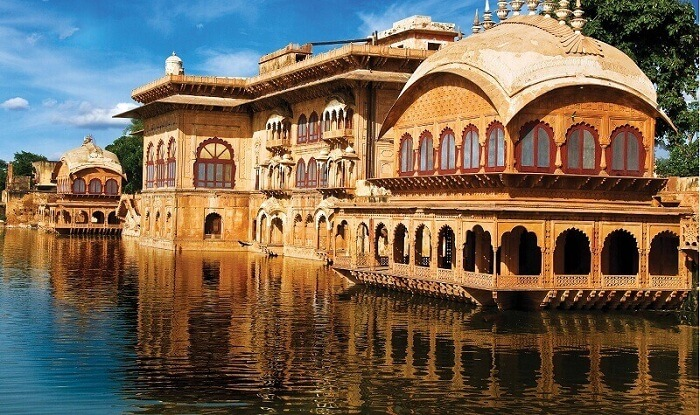
#> input picture place.jpg, 700 x 415 px
$ python ORB_algorithm.py
#> lines starting #> are read from the running program, lines starting #| are printed output that depends on the picture
import cv2
import numpy

image = cv2.imread('place.jpg', cv2.IMREAD_GRAYSCALE)
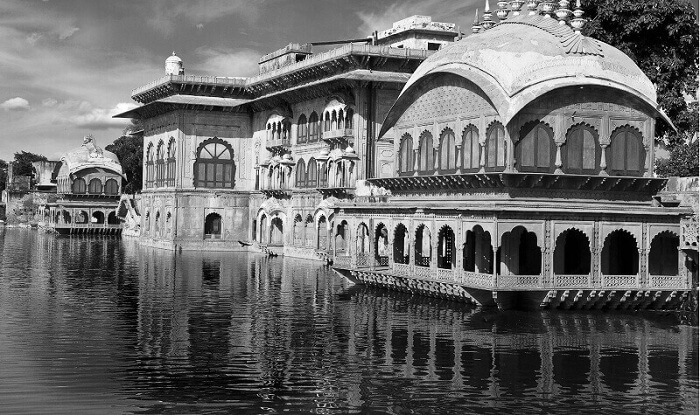
#> image: shape (415, 700); min 0, max 255, mean 104.1

orb = cv2.ORB_create(1000, 1.2)

keypoints, descriptors = orb.detectAndCompute(image, None)
#> keypoints = 1000 keypoints; strongest (x, y, size): (430, 43, 31), (428, 44, 31), (331, 161, 31), (343, 162, 31)
print("no of keypoints detedcted: ", len(keypoints))
#| no of keypoints detedcted:  1000

image = cv2.drawKeypoints(image, keypoints, None, flags = cv2.DRAW_MATCHES_FLAGS_DRAW_RICH_KEYPOINTS)
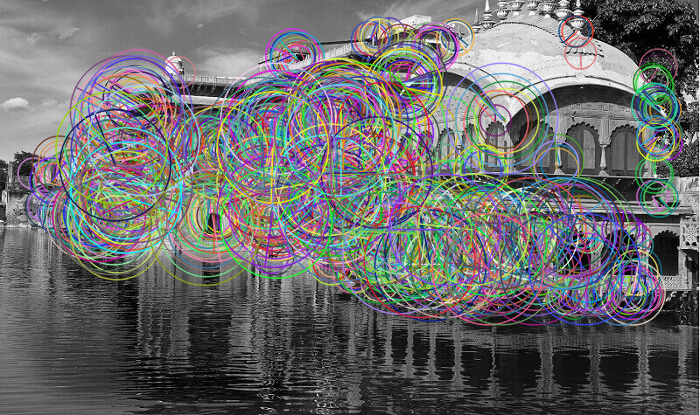
#> image: shape (415, 700, 3); mean of channels 0, 1, 2 107.4, 107.2, 107.1; drawn as B, G, R

cv2.imwrite("ORB.jpg", image)

$ run again, with PM.jpg copied over place.jpg
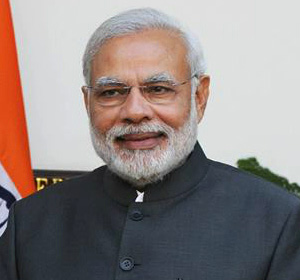
#> input picture PM.jpg, 300 x 280 px
#> `image = cv2.imread('place.jpg', cv2.IMREAD_GRAYSCALE)`:
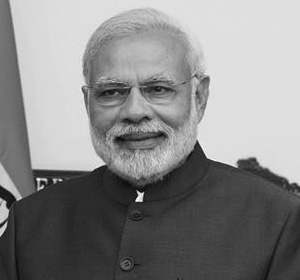
#> image: shape (280, 300); min 2, max 255, mean 135.4
#> keypoints = 773 keypoints; strongest (x, y, size): (138, 193, 31), (136, 200, 31), (38, 179, 31), (140, 199, 37.2)
#| no of keypoints detedcted:  773
#> `image = cv2.drawKeypoints(image, keypoints, None, flags = cv2.DRAW_MAT..`:
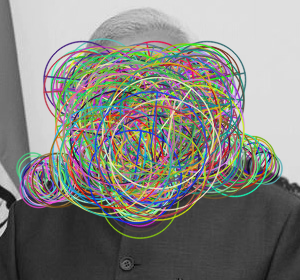
#> image: shape (280, 300, 3); mean of channels 0, 1, 2 127.6, 132.8, 132.6; drawn as B, G, R

$ run again, with circle.jpg copied over place.jpg
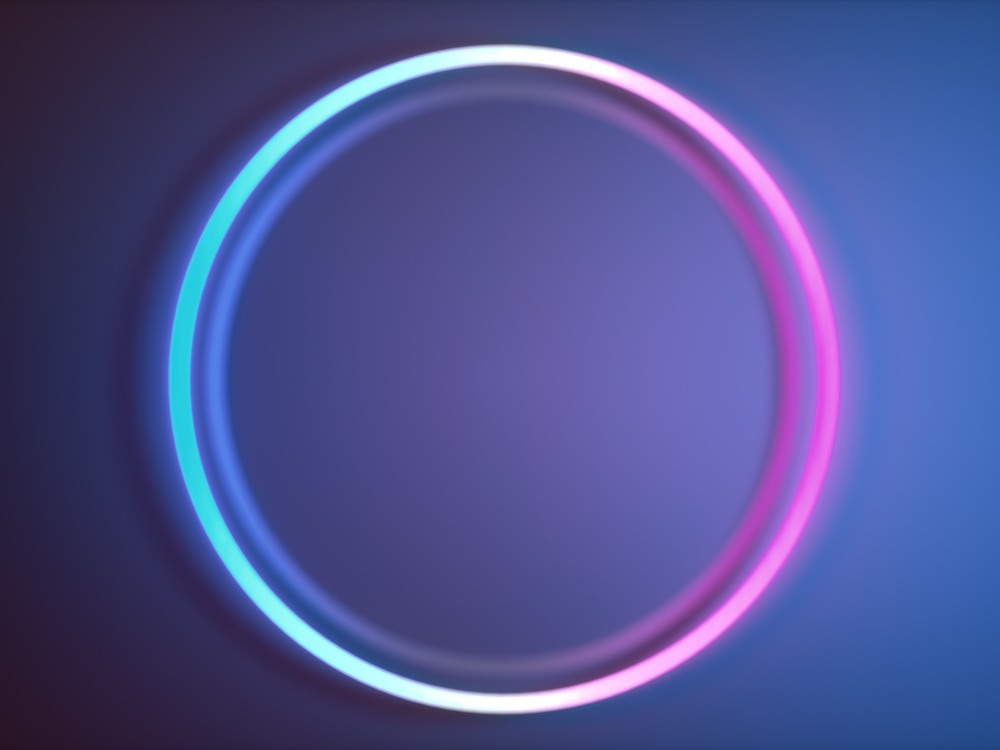
#> input picture circle.jpg, 1000 x 750 px
#> `image = cv2.imread('place.jpg', cv2.IMREAD_GRAYSCALE)`:
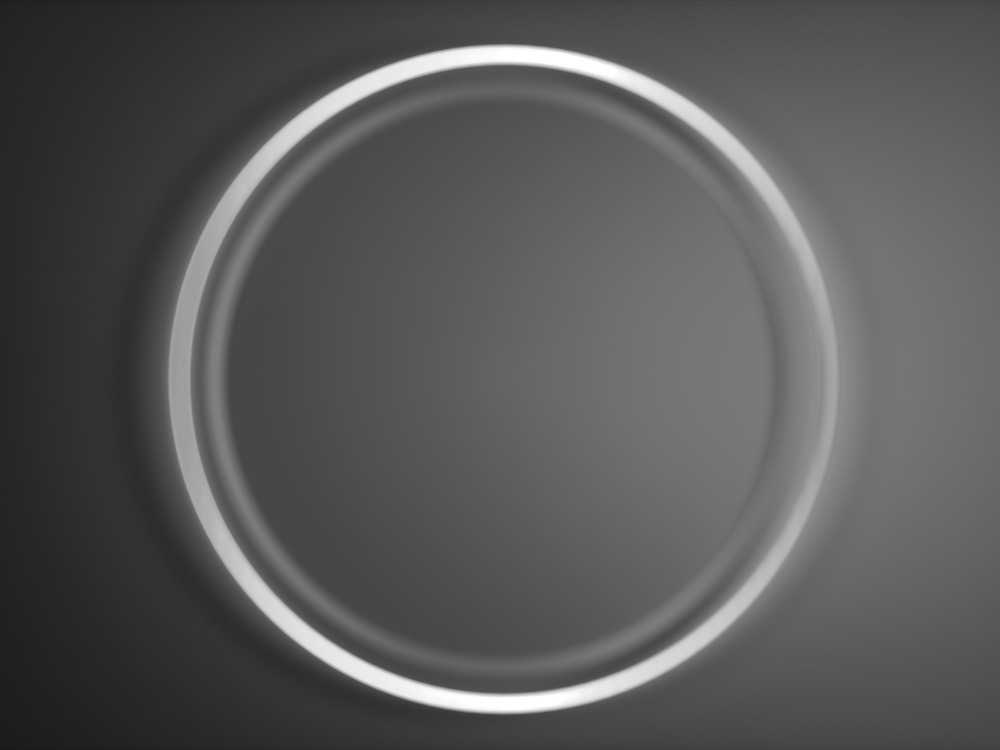
#> image: shape (750, 1000); min 25, max 255, mean 88.4
#> keypoints = (); descriptors = None
#| no of keypoints detedcted:  0
